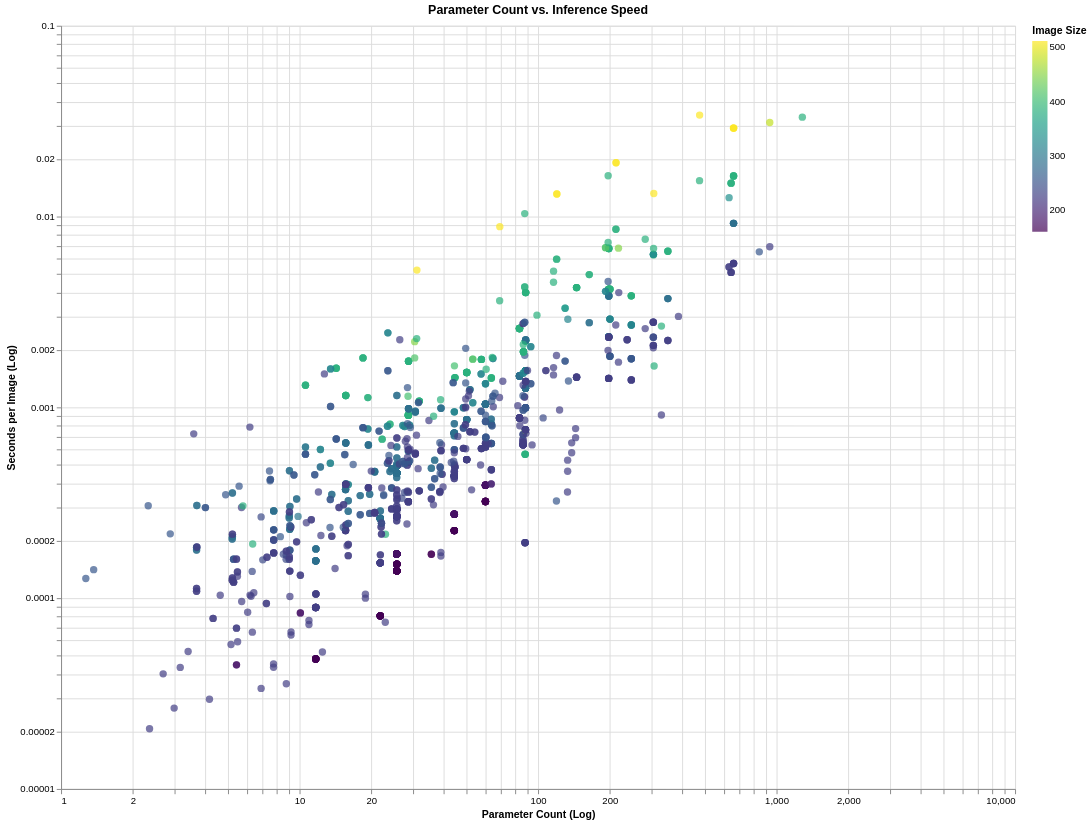

Notebook code for this chart:
### Code cell
import altair as alt

# Ensure Kaggle renderer is active
alt.renderers.enable('kaggle')

def show_param_vs_speed(df, title):
    # Clean data to avoid log issues with zero or NaN
    plot_df = df.dropna(subset=['param_count_x', 'secs', 'infer_img_size']).copy()
    plot_df = plot_df[(plot_df['param_count_x'] > 0) & (plot_df['secs'] > 0)]

    chart = alt.Chart(plot_df).mark_circle(size=60).encode(
        x=alt.X('param_count_x:Q', 
                scale=alt.Scale(type='log'), 
                title='Parameter Count (Log)'),
        y=alt.Y('secs:Q', 
                scale=alt.Scale(type='log'), 
                title='Seconds per Image (Log)'),
        color=alt.Color('infer_img_size:Q', 
                       scale=alt.Scale(scheme='viridis'), 
                       title='Image Size'),
        tooltip=[
            alt.Tooltip('model_org:N', title='Model'),
            alt.Tooltip('family:N', title='Family'),
            alt.Tooltip('param_count_x:Q', title='Params', format='.2s'),
            alt.Tooltip('secs:Q', title='Secs/Img', format='.4f'),
            alt.Tooltip('infer_samples_per_sec:Q', title='Throughput', format='.1f')
        ]
    ).properties(
        width=1000,
        height=800,
        title=title
    ).interactive()
    
    return chart

# Display the chart
chart_params = show_param_vs_speed(df, 'Parameter Count vs. Inference Speed')
chart_params

### Figure 1 — Vega-Lite specification as saved in the notebook (floating-point values rounded to 4 significant figures; data arrays with more than 128 entries replaced by an {"elided": "..."} marker saying what was removed)
{"config": {"view": {"continuousWidth": 400, "continuousHeight": 300}}, "data": {"name": "data-221d69ffb90b37c1ed8f3c94fae5c911"}, "mark": {"type": "circle", "size": 60}, "encoding": {"color": {"field": "infer_img_size", "scale": {"scheme": "viridis"}, "title": "Image Size", "type": "quantitative"}, "tooltip": [{"field": "model_org", "title": "Model", "type": "nominal"}, {"field": "family", "title": "Family", "type": "nominal"}, {"field": "param_count_x", "format": ".2s", "title": "Params", "type": "quantitative"}, {"field": "secs", "format": ".4f", "title": "Secs/Img", "type": "quantitative"}, {"field": "infer_samples_per_sec", "format": ".1f", "title": "Throughput", "type": "quantitative"}], "x": {"field": "param_count_x", "scale": {"type": "log"}, "title": "Parameter Count (Log)", "type": "quantitative"}, "y": {"field": "secs", "scale": {"type": "log"}, "title": "Seconds per Image (Log)", "type": "quantitative"}}, "height": 800, "selection": {"selector003": {"type": "interval", "bind": "scales", "encodings": ["x", "y"]}}, "title": "Parameter Count vs. Inference Speed", "width": 1000, "$schema": "https://vega.github.io/schema/vega-lite/v4.17.0.json", "datasets": {"data-221d69ffb90b37c1ed8f3c94fae5c911": {"elided": "1301 records"}}}
